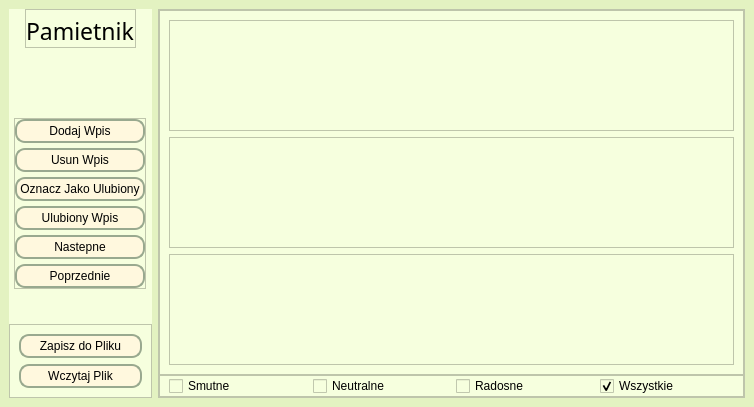
<?xml version="1.0" encoding="UTF-8"?>
<ui version="4.0">
 <class>MainWindow</class>
 <widget class="QMainWindow" name="MainWindow">
  <property name="geometry">
   <rect>
    <x>0</x>
    <y>0</y>
    <width>754</width>
    <height>407</height>
   </rect>
  </property>
  <property name="windowTitle">
   <string>Pamietnik</string>
  </property>
  <property name="styleSheet">
   <string notr="true"/>
  </property>
  <widget class="QWidget" name="centralWidget">
   <property name="focusPolicy">
    <enum>Qt::StrongFocus</enum>
   </property>
   <property name="styleSheet">
    <string notr="true">*{
	background-color: rgb(227,242,193);
	color: rgb(0, 0, 0);
	font:  &quot;Century Gothic&quot;;
}
button{
	font:  &quot;Century Gothic&quot;;}
</string>
   </property>
   <layout class="QHBoxLayout" name="horizontalLayout_5">
    <item>
     <widget class="QWidget" name="leftMenuWidget" native="true">
      <property name="font">
       <font>
        <pointsize>12</pointsize>
        <italic>false</italic>
        <bold>false</bold>
       </font>
      </property>
      <property name="styleSheet">
       <string notr="true">.QPushButton{
	background-color: rgb(255,248,222);
	border: 2px solid rgb(153,169,143);
	border-radius: 10px;
	padding: 3px
}	
.QPushButton:hover {
	background-color: rgb(201,219,178);
	border: 2px solid rgb(153,169,143);
}
*{
	
	background-color: rgb(246,255,222);
}

</string>
      </property>
      <layout class="QVBoxLayout" name="verticalLayout">
       <property name="spacing">
        <number>0</number>
       </property>
       <property name="leftMargin">
        <number>0</number>
       </property>
       <property name="topMargin">
        <number>0</number>
       </property>
       <property name="rightMargin">
        <number>0</number>
       </property>
       <property name="bottomMargin">
        <number>0</number>
       </property>
       <item alignment="Qt::AlignHCenter|Qt::AlignTop">
        <widget class="QFrame" name="frame_3">
         <property name="font">
          <font>
           <family>Century Gothic</family>
           <pointsize>12</pointsize>
           <italic>false</italic>
           <bold>false</bold>
          </font>
         </property>
         <property name="frameShape">
          <enum>QFrame::StyledPanel</enum>
         </property>
         <property name="frameShadow">
          <enum>QFrame::Raised</enum>
         </property>
         <layout class="QVBoxLayout" name="verticalLayout_10">
          <property name="spacing">
           <number>0</number>
          </property>
          <property name="leftMargin">
           <number>0</number>
          </property>
          <property name="topMargin">
           <number>5</number>
          </property>
          <property name="rightMargin">
           <number>0</number>
          </property>
          <property name="bottomMargin">
           <number>0</number>
          </property>
          <item>
           <widget class="QLabel" name="label">
            <property name="font">
             <font>
              <family>Century Gothic</family>
              <pointsize>17</pointsize>
              <italic>false</italic>
              <bold>false</bold>
             </font>
            </property>
            <property name="text">
             <string>Pamietnik</string>
            </property>
           </widget>
          </item>
         </layout>
        </widget>
       </item>
       <item alignment="Qt::AlignHCenter|Qt::AlignVCenter">
        <widget class="QFrame" name="frame">
         <property name="minimumSize">
          <size>
           <width>0</width>
           <height>0</height>
          </size>
         </property>
         <property name="font">
          <font>
           <pointsize>9</pointsize>
           <italic>false</italic>
           <bold>false</bold>
          </font>
         </property>
         <property name="frameShape">
          <enum>QFrame::StyledPanel</enum>
         </property>
         <property name="frameShadow">
          <enum>QFrame::Raised</enum>
         </property>
         <layout class="QVBoxLayout" name="verticalLayout_3">
          <property name="spacing">
           <number>5</number>
          </property>
          <property name="leftMargin">
           <number>0</number>
          </property>
          <property name="topMargin">
           <number>0</number>
          </property>
          <property name="rightMargin">
           <number>0</number>
          </property>
          <property name="bottomMargin">
           <number>0</number>
          </property>
          <item>
           <widget class="QPushButton" name="addButton">
            <property name="text">
             <string>Dodaj Wpis</string>
            </property>
           </widget>
          </item>
          <item>
           <widget class="QPushButton" name="deleteBtn">
            <property name="text">
             <string>Usun Wpis</string>
            </property>
           </widget>
          </item>
          <item>
           <widget class="QPushButton" name="markFavoriteBtn">
            <property name="text">
             <string>Oznacz Jako Ulubiony</string>
            </property>
           </widget>
          </item>
          <item>
           <widget class="QPushButton" name="favoriteBtn">
            <property name="text">
             <string>Ulubiony Wpis</string>
            </property>
           </widget>
          </item>
          <item>
           <widget class="QPushButton" name="nextBtn">
            <property name="text">
             <string>Nastepne</string>
            </property>
           </widget>
          </item>
          <item>
           <widget class="QPushButton" name="previousBtn">
            <property name="text">
             <string>Poprzednie</string>
            </property>
           </widget>
          </item>
         </layout>
        </widget>
       </item>
       <item alignment="Qt::AlignLeft|Qt::AlignBottom">
        <widget class="QFrame" name="frame_2">
         <property name="frameShape">
          <enum>QFrame::StyledPanel</enum>
         </property>
         <property name="frameShadow">
          <enum>QFrame::Raised</enum>
         </property>
         <layout class="QVBoxLayout" name="verticalLayout_9">
          <item>
           <widget class="QPushButton" name="saveFileBtn">
            <property name="text">
             <string>Zapisz do Pliku</string>
            </property>
           </widget>
          </item>
          <item>
           <widget class="QPushButton" name="loadFileBtn">
            <property name="minimumSize">
             <size>
              <width>123</width>
              <height>0</height>
             </size>
            </property>
            <property name="text">
             <string>Wczytaj Plik</string>
            </property>
           </widget>
          </item>
         </layout>
        </widget>
       </item>
      </layout>
     </widget>
    </item>
    <item>
     <widget class="QStackedWidget" name="stackedWidget">
      <property name="font">
       <font>
        <pointsize>9</pointsize>
        <italic>false</italic>
        <bold>false</bold>
       </font>
      </property>
      <property name="styleSheet">
       <string notr="true">*{
background-color: rgb(246,255,222);
color: rgb(0, 0, 0);
}</string>
      </property>
      <property name="currentIndex">
       <number>0</number>
      </property>
      <widget class="QWidget" name="mainPage">
       <layout class="QVBoxLayout" name="verticalLayout_4">
        <property name="spacing">
         <number>0</number>
        </property>
        <property name="leftMargin">
         <number>0</number>
        </property>
        <property name="topMargin">
         <number>0</number>
        </property>
        <property name="rightMargin">
         <number>0</number>
        </property>
        <property name="bottomMargin">
         <number>0</number>
        </property>
        <item>
         <widget class="QFrame" name="mainPageFrm">
          <property name="frameShape">
           <enum>QFrame::StyledPanel</enum>
          </property>
          <property name="frameShadow">
           <enum>QFrame::Raised</enum>
          </property>
          <layout class="QVBoxLayout" name="verticalLayout_5">
           <property name="spacing">
            <number>0</number>
           </property>
           <property name="leftMargin">
            <number>0</number>
           </property>
           <property name="topMargin">
            <number>0</number>
           </property>
           <property name="rightMargin">
            <number>0</number>
           </property>
           <property name="bottomMargin">
            <number>0</number>
           </property>
           <item>
            <widget class="QFrame" name="entryFrm">
             <property name="frameShape">
              <enum>QFrame::StyledPanel</enum>
             </property>
             <property name="frameShadow">
              <enum>QFrame::Raised</enum>
             </property>
             <layout class="QVBoxLayout" name="verticalLayout_2">
              <item>
               <widget class="QTextEdit" name="precedingTxt">
                <property name="readOnly">
                 <bool>true</bool>
                </property>
               </widget>
              </item>
              <item>
               <widget class="QTextEdit" name="currentTxt">
                <property name="readOnly">
                 <bool>true</bool>
                </property>
               </widget>
              </item>
              <item>
               <widget class="QTextEdit" name="nextTxt">
                <property name="readOnly">
                 <bool>true</bool>
                </property>
               </widget>
              </item>
             </layout>
            </widget>
           </item>
           <item>
            <widget class="QFrame" name="optionsFrm">
             <property name="frameShape">
              <enum>QFrame::StyledPanel</enum>
             </property>
             <property name="frameShadow">
              <enum>QFrame::Raised</enum>
             </property>
             <layout class="QHBoxLayout" name="horizontalLayout_4">
              <property name="spacing">
               <number>0</number>
              </property>
              <property name="leftMargin">
               <number>9</number>
              </property>
              <property name="topMargin">
               <number>0</number>
              </property>
              <property name="rightMargin">
               <number>0</number>
              </property>
              <property name="bottomMargin">
               <number>0</number>
              </property>
              <item>
               <widget class="QCheckBox" name="sadChk">
                <property name="text">
                 <string>Smutne</string>
                </property>
               </widget>
              </item>
              <item>
               <widget class="QCheckBox" name="neutralChk">
                <property name="text">
                 <string>Neutralne</string>
                </property>
               </widget>
              </item>
              <item>
               <widget class="QCheckBox" name="cheerfulChk">
                <property name="text">
                 <string>Radosne</string>
                </property>
               </widget>
              </item>
              <item>
               <widget class="QCheckBox" name="allChk">
                <property name="text">
                 <string>Wszystkie</string>
                </property>
                <property name="checked">
                 <bool>true</bool>
                </property>
               </widget>
              </item>
             </layout>
            </widget>
           </item>
          </layout>
         </widget>
        </item>
       </layout>
      </widget>
      <widget class="QWidget" name="newEntryPage">
       <layout class="QVBoxLayout" name="verticalLayout_6">
        <item>
         <widget class="QFrame" name="newEntryPageFrm">
          <property name="frameShape">
           <enum>QFrame::StyledPanel</enum>
          </property>
          <property name="frameShadow">
           <enum>QFrame::Raised</enum>
          </property>
          <layout class="QVBoxLayout" name="verticalLayout_7">
           <property name="spacing">
            <number>0</number>
           </property>
           <property name="leftMargin">
            <number>0</number>
           </property>
           <property name="topMargin">
            <number>0</number>
           </property>
           <property name="rightMargin">
            <number>0</number>
           </property>
           <property name="bottomMargin">
            <number>0</number>
           </property>
           <item>
            <widget class="QFrame" name="txtFrm">
             <property name="frameShape">
              <enum>QFrame::StyledPanel</enum>
             </property>
             <property name="frameShadow">
              <enum>QFrame::Raised</enum>
             </property>
             <layout class="QVBoxLayout" name="verticalLayout_8">
              <property name="leftMargin">
               <number>0</number>
              </property>
              <property name="topMargin">
               <number>0</number>
              </property>
              <property name="rightMargin">
               <number>0</number>
              </property>
              <property name="bottomMargin">
               <number>0</number>
              </property>
              <item>
               <widget class="QTextEdit" name="favoriteEntriesTxt"/>
              </item>
             </layout>
            </widget>
           </item>
           <item>
            <widget class="QFrame" name="btnFrm">
             <property name="frameShape">
              <enum>QFrame::StyledPanel</enum>
             </property>
             <property name="frameShadow">
              <enum>QFrame::Raised</enum>
             </property>
             <layout class="QHBoxLayout" name="horizontalLayout_3">
              <item>
               <widget class="QPushButton" name="deleteFavoriteBtn">
                <property name="text">
                 <string>Usun z Ulubionych</string>
                </property>
               </widget>
              </item>
              <item>
               <widget class="QPushButton" name="allEntriesBtn">
                <property name="text">
                 <string>Wszytskie Wpisy</string>
                </property>
               </widget>
              </item>
             </layout>
            </widget>
           </item>
          </layout>
         </widget>
        </item>
       </layout>
      </widget>
     </widget>
    </item>
   </layout>
  </widget>
 </widget>
 <resources/>
 <connections/>
</ui>
